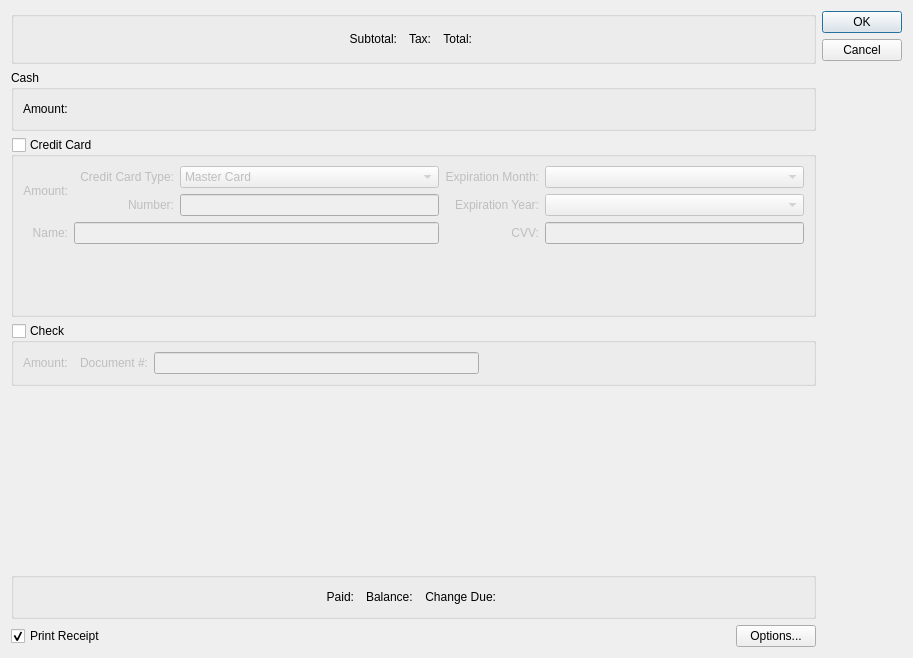
<?xml version="1.0" encoding="UTF-8"?>
<ui version="4.0">
 <class>payment</class>
 <widget class="QDialog" name="payment">
  <property name="geometry">
   <rect>
    <x>0</x>
    <y>0</y>
    <width>913</width>
    <height>658</height>
   </rect>
  </property>
  <property name="windowTitle">
   <string>Payment</string>
  </property>
  <property name="schemaName" stdset="0">
   <string>xtpos</string>
  </property>
  <property name="tableName" stdset="0">
   <string>api_cashregister</string>
  </property>
  <property name="primaryKeyColumns" stdset="0">
   <number>2</number>
  </property>
  <property name="screenTitle" stdset="0">
   <string/>
  </property>
  <layout class="QGridLayout" name="gridLayout_5">
   <item row="0" column="0">
    <layout class="QVBoxLayout" name="verticalLayout">
     <item>
      <widget class="QGroupBox" name="_totalGroup">
       <property name="title">
        <string/>
       </property>
       <layout class="QGridLayout" name="gridLayout_6">
        <item row="0" column="0">
         <spacer>
          <property name="orientation">
           <enum>Qt::Horizontal</enum>
          </property>
          <property name="sizeHint" stdset="0">
           <size>
            <width>0</width>
            <height>26</height>
           </size>
          </property>
         </spacer>
        </item>
        <item row="0" column="1">
         <widget class="QLabel" name="_subtotalLit">
          <property name="text">
           <string>Subtotal:</string>
          </property>
          <property name="alignment">
           <set>Qt::AlignRight|Qt::AlignTrailing|Qt::AlignVCenter</set>
          </property>
         </widget>
        </item>
        <item row="0" column="3">
         <widget class="QLabel" name="_taxLit">
          <property name="text">
           <string>Tax:</string>
          </property>
          <property name="alignment">
           <set>Qt::AlignRight|Qt::AlignTrailing|Qt::AlignVCenter</set>
          </property>
         </widget>
        </item>
        <item row="0" column="5">
         <widget class="QLabel" name="_totalLit">
          <property name="text">
           <string>Total:</string>
          </property>
          <property name="alignment">
           <set>Qt::AlignRight|Qt::AlignTrailing|Qt::AlignVCenter</set>
          </property>
         </widget>
        </item>
        <item row="0" column="2">
         <widget class="CurrCluster" name="_subtotal">
          <property name="currencyEnabled">
           <bool>false</bool>
          </property>
          <property name="currencyVisible">
           <bool>false</bool>
          </property>
          <property name="enabled">
           <bool>false</bool>
          </property>
         </widget>
        </item>
        <item row="0" column="6">
         <widget class="CurrCluster" name="_total">
          <property name="currencyEnabled">
           <bool>false</bool>
          </property>
          <property name="currencyVisible">
           <bool>false</bool>
          </property>
          <property name="enabled">
           <bool>false</bool>
          </property>
         </widget>
        </item>
        <item row="0" column="4">
         <widget class="CurrCluster" name="_tax">
          <property name="currencyEnabled">
           <bool>false</bool>
          </property>
          <property name="currencyVisible">
           <bool>false</bool>
          </property>
          <property name="enabled">
           <bool>false</bool>
          </property>
         </widget>
        </item>
        <item row="0" column="7">
         <spacer name="horizontalSpacer_3">
          <property name="orientation">
           <enum>Qt::Horizontal</enum>
          </property>
          <property name="sizeHint" stdset="0">
           <size>
            <width>0</width>
            <height>20</height>
           </size>
          </property>
         </spacer>
        </item>
       </layout>
       <zorder>_subtotalLit</zorder>
       <zorder>_taxLit</zorder>
       <zorder>_totalLit</zorder>
       <zorder>_subtotal</zorder>
       <zorder>_total</zorder>
       <zorder>_tax</zorder>
       <zorder>horizontalSpacer_3</zorder>
      </widget>
     </item>
     <item>
      <widget class="QGroupBox" name="_cashGroup">
       <property name="title">
        <string>Cash</string>
       </property>
       <layout class="QGridLayout" name="gridLayout_3">
        <item row="0" column="0">
         <widget class="QLabel" name="_cashAmountLit">
          <property name="text">
           <string>Amount:</string>
          </property>
         </widget>
        </item>
        <item row="0" column="1">
         <widget class="CurrCluster" name="_cashAmount">
          <property name="currencyEditable" stdset="0">
           <bool>false</bool>
          </property>
          <property name="currencyVisible">
           <bool>false</bool>
          </property>
         </widget>
        </item>
        <item row="0" column="2">
         <spacer name="horizontalSpacer">
          <property name="orientation">
           <enum>Qt::Horizontal</enum>
          </property>
          <property name="sizeHint" stdset="0">
           <size>
            <width>482</width>
            <height>20</height>
           </size>
          </property>
         </spacer>
        </item>
       </layout>
      </widget>
     </item>
     <item>
      <widget class="QGroupBox" name="_creditGroup">
       <property name="sizePolicy">
        <sizepolicy hsizetype="Expanding" vsizetype="Expanding">
         <horstretch>0</horstretch>
         <verstretch>0</verstretch>
        </sizepolicy>
       </property>
       <property name="title">
        <string>Credit Card</string>
       </property>
       <property name="checkable">
        <bool>true</bool>
       </property>
       <property name="checked">
        <bool>false</bool>
       </property>
       <layout class="QGridLayout" name="gridLayout">
        <item row="0" column="0" rowspan="2">
         <widget class="QLabel" name="_creditAmountLit">
          <property name="text">
           <string>Amount:</string>
          </property>
          <property name="alignment">
           <set>Qt::AlignRight|Qt::AlignTrailing|Qt::AlignVCenter</set>
          </property>
         </widget>
        </item>
        <item row="0" column="1" rowspan="2">
         <widget class="CurrCluster" name="_creditAmount">
          <property name="currencyEditable" stdset="0">
           <bool>false</bool>
          </property>
          <property name="currencyVisible">
           <bool>false</bool>
          </property>
         </widget>
        </item>
        <item row="0" column="2">
         <widget class="QLabel" name="_creditCardNumberTypeLit">
          <property name="text">
           <string>Credit Card Type:</string>
          </property>
          <property name="alignment">
           <set>Qt::AlignRight|Qt::AlignTrailing|Qt::AlignVCenter</set>
          </property>
          <property name="buddy">
           <cstring>_creditCardNumber</cstring>
          </property>
         </widget>
        </item>
        <item row="0" column="3">
         <widget class="XComboBox" name="_fundsType">
          <item>
           <property name="text">
            <string>Master Card</string>
           </property>
          </item>
          <item>
           <property name="text">
            <string>Visa</string>
           </property>
          </item>
          <item>
           <property name="text">
            <string>American Express</string>
           </property>
          </item>
          <item>
           <property name="text">
            <string>Discover</string>
           </property>
          </item>
         </widget>
        </item>
        <item row="0" column="4">
         <widget class="QLabel" name="_expiremonLit">
          <property name="sizePolicy">
           <sizepolicy hsizetype="Preferred" vsizetype="Fixed">
            <horstretch>0</horstretch>
            <verstretch>0</verstretch>
           </sizepolicy>
          </property>
          <property name="text">
           <string>Expiration Month:</string>
          </property>
          <property name="alignment">
           <set>Qt::AlignRight|Qt::AlignTrailing|Qt::AlignVCenter</set>
          </property>
         </widget>
        </item>
        <item row="0" column="5">
         <widget class="XComboBox" name="_expireMonth">
          <property name="allowNull">
           <bool>true</bool>
          </property>
          <item>
           <property name="text">
            <string/>
           </property>
          </item>
          <item>
           <property name="text">
            <string>01</string>
           </property>
          </item>
          <item>
           <property name="text">
            <string>02</string>
           </property>
          </item>
          <item>
           <property name="text">
            <string>03</string>
           </property>
          </item>
          <item>
           <property name="text">
            <string>04</string>
           </property>
          </item>
          <item>
           <property name="text">
            <string>05</string>
           </property>
          </item>
          <item>
           <property name="text">
            <string>06</string>
           </property>
          </item>
          <item>
           <property name="text">
            <string>07</string>
           </property>
          </item>
          <item>
           <property name="text">
            <string>08</string>
           </property>
          </item>
          <item>
           <property name="text">
            <string>09</string>
           </property>
          </item>
          <item>
           <property name="text">
            <string>10</string>
           </property>
          </item>
          <item>
           <property name="text">
            <string>11</string>
           </property>
          </item>
          <item>
           <property name="text">
            <string>12</string>
           </property>
          </item>
         </widget>
        </item>
        <item row="1" column="2">
         <widget class="QLabel" name="_creditCardNumberLit">
          <property name="text">
           <string> Number:</string>
          </property>
          <property name="alignment">
           <set>Qt::AlignRight|Qt::AlignTrailing|Qt::AlignVCenter</set>
          </property>
          <property name="buddy">
           <cstring>_creditCardNumber</cstring>
          </property>
         </widget>
        </item>
        <item row="1" column="3">
         <widget class="XLineEdit" name="_creditCardNumber"/>
        </item>
        <item row="1" column="4">
         <widget class="QLabel" name="_expireyearLit">
          <property name="sizePolicy">
           <sizepolicy hsizetype="Preferred" vsizetype="Fixed">
            <horstretch>0</horstretch>
            <verstretch>0</verstretch>
           </sizepolicy>
          </property>
          <property name="text">
           <string>Expiration Year:</string>
          </property>
          <property name="alignment">
           <set>Qt::AlignRight|Qt::AlignTrailing|Qt::AlignVCenter</set>
          </property>
         </widget>
        </item>
        <item row="1" column="5">
         <widget class="XComboBox" name="_expireYear">
          <item>
           <property name="text">
            <string/>
           </property>
          </item>
          <item>
           <property name="text">
            <string>2009</string>
           </property>
          </item>
          <item>
           <property name="text">
            <string>2010</string>
           </property>
          </item>
          <item>
           <property name="text">
            <string>2011</string>
           </property>
          </item>
          <item>
           <property name="text">
            <string>2012</string>
           </property>
          </item>
          <item>
           <property name="text">
            <string>2013</string>
           </property>
          </item>
          <item>
           <property name="text">
            <string>2014</string>
           </property>
          </item>
          <item>
           <property name="text">
            <string>2015</string>
           </property>
          </item>
          <item>
           <property name="text">
            <string>2016</string>
           </property>
          </item>
          <item>
           <property name="text">
            <string>2017</string>
           </property>
          </item>
          <item>
           <property name="text">
            <string>2018</string>
           </property>
          </item>
          <item>
           <property name="text">
            <string>2019</string>
           </property>
          </item>
          <item>
           <property name="text">
            <string>2020</string>
           </property>
          </item>
         </widget>
        </item>
        <item row="2" column="0">
         <widget class="QLabel" name="_nameLit">
          <property name="text">
           <string>Name:</string>
          </property>
          <property name="alignment">
           <set>Qt::AlignRight|Qt::AlignTrailing|Qt::AlignVCenter</set>
          </property>
         </widget>
        </item>
        <item row="2" column="1" colspan="3">
         <widget class="XLineEdit" name="_name"/>
        </item>
        <item row="2" column="4">
         <widget class="QLabel" name="_cvvLit">
          <property name="text">
           <string>CVV:</string>
          </property>
          <property name="alignment">
           <set>Qt::AlignRight|Qt::AlignTrailing|Qt::AlignVCenter</set>
          </property>
         </widget>
        </item>
        <item row="2" column="5">
         <widget class="XLineEdit" name="_cvv"/>
        </item>
        <item row="3" column="0" colspan="6">
         <widget class="AddressCluster" name="_address">
          <property name="focusPolicy">
           <enum>Qt::StrongFocus</enum>
          </property>
         </widget>
        </item>
       </layout>
      </widget>
     </item>
     <item>
      <widget class="QGroupBox" name="_checkGroup">
       <property name="title">
        <string>Check</string>
       </property>
       <property name="checkable">
        <bool>true</bool>
       </property>
       <property name="checked">
        <bool>false</bool>
       </property>
       <layout class="QGridLayout" name="gridLayout_2">
        <item row="0" column="0">
         <layout class="QHBoxLayout">
          <item>
           <widget class="QLabel" name="_checkAmountLit">
            <property name="text">
             <string>Amount:</string>
            </property>
           </widget>
          </item>
          <item>
           <widget class="CurrCluster" name="_checkAmount">
            <property name="currencyEditable" stdset="0">
             <bool>false</bool>
            </property>
            <property name="currencyVisible">
             <bool>false</bool>
            </property>
           </widget>
          </item>
          <item>
           <widget class="QLabel" name="_checkNumberLit">
            <property name="text">
             <string>Document #:</string>
            </property>
            <property name="alignment">
             <set>Qt::AlignRight|Qt::AlignTrailing|Qt::AlignVCenter</set>
            </property>
           </widget>
          </item>
          <item>
           <widget class="XLineEdit" name="_checkNumber"/>
          </item>
          <item>
           <spacer>
            <property name="orientation">
             <enum>Qt::Horizontal</enum>
            </property>
            <property name="sizeHint" stdset="0">
             <size>
              <width>40</width>
              <height>20</height>
             </size>
            </property>
           </spacer>
          </item>
         </layout>
        </item>
       </layout>
      </widget>
     </item>
     <item>
      <spacer name="verticalSpacer">
       <property name="orientation">
        <enum>Qt::Vertical</enum>
       </property>
       <property name="sizeHint" stdset="0">
        <size>
         <width>20</width>
         <height>0</height>
        </size>
       </property>
      </spacer>
     </item>
     <item>
      <widget class="QGroupBox" name="_tenderGroup">
       <property name="title">
        <string/>
       </property>
       <layout class="QGridLayout" name="gridLayout_4">
        <item row="0" column="0">
         <spacer>
          <property name="orientation">
           <enum>Qt::Horizontal</enum>
          </property>
          <property name="sizeHint" stdset="0">
           <size>
            <width>0</width>
            <height>20</height>
           </size>
          </property>
         </spacer>
        </item>
        <item row="0" column="5">
         <widget class="QLabel" name="_changeLit">
          <property name="text">
           <string>Change Due:</string>
          </property>
          <property name="alignment">
           <set>Qt::AlignRight|Qt::AlignTrailing|Qt::AlignVCenter</set>
          </property>
         </widget>
        </item>
        <item row="0" column="6">
         <widget class="CurrCluster" name="_change">
          <property name="currencyEditable" stdset="0">
           <bool>false</bool>
          </property>
          <property name="currencyVisible">
           <bool>false</bool>
          </property>
          <property name="enabled">
           <bool>false</bool>
          </property>
         </widget>
        </item>
        <item row="0" column="2">
         <widget class="CurrCluster" name="_paid">
          <property name="currencyEditable" stdset="0">
           <bool>false</bool>
          </property>
          <property name="currencyVisible">
           <bool>false</bool>
          </property>
          <property name="enabled">
           <bool>false</bool>
          </property>
         </widget>
        </item>
        <item row="0" column="4">
         <widget class="CurrCluster" name="_balance">
          <property name="currencyEditable" stdset="0">
           <bool>false</bool>
          </property>
          <property name="currencyVisible">
           <bool>false</bool>
          </property>
          <property name="enabled">
           <bool>false</bool>
          </property>
         </widget>
        </item>
        <item row="0" column="7">
         <spacer name="horizontalSpacer_2">
          <property name="orientation">
           <enum>Qt::Horizontal</enum>
          </property>
          <property name="sizeHint" stdset="0">
           <size>
            <width>0</width>
            <height>20</height>
           </size>
          </property>
         </spacer>
        </item>
        <item row="0" column="3">
         <widget class="QLabel" name="_balanceLit">
          <property name="text">
           <string>Balance:</string>
          </property>
         </widget>
        </item>
        <item row="0" column="1">
         <widget class="QLabel" name="_paidLit">
          <property name="text">
           <string>Paid:</string>
          </property>
          <property name="alignment">
           <set>Qt::AlignRight|Qt::AlignTrailing|Qt::AlignVCenter</set>
          </property>
         </widget>
        </item>
       </layout>
       <zorder>_changeLit</zorder>
       <zorder>_change</zorder>
       <zorder>_paid</zorder>
       <zorder>_balance</zorder>
       <zorder>horizontalSpacer_2</zorder>
       <zorder>_balanceLit</zorder>
       <zorder>_paidLit</zorder>
      </widget>
     </item>
    </layout>
   </item>
   <item row="0" column="1">
    <layout class="QVBoxLayout">
     <item>
      <widget class="QDialogButtonBox" name="_buttonBox">
       <property name="orientation">
        <enum>Qt::Vertical</enum>
       </property>
       <property name="standardButtons">
        <set>QDialogButtonBox::Cancel|QDialogButtonBox::Ok</set>
       </property>
      </widget>
     </item>
     <item>
      <spacer>
       <property name="orientation">
        <enum>Qt::Vertical</enum>
       </property>
       <property name="sizeHint" stdset="0">
        <size>
         <width>20</width>
         <height>40</height>
        </size>
       </property>
      </spacer>
     </item>
    </layout>
   </item>
   <item row="1" column="0">
    <layout class="QHBoxLayout" name="horizontalLayout">
     <item>
      <widget class="XCheckBox" name="_print">
       <property name="text">
        <string>Print Receipt</string>
       </property>
       <property name="checked">
        <bool>true</bool>
       </property>
       <property name="forgetful">
        <bool>true</bool>
       </property>
      </widget>
     </item>
     <item>
      <spacer name="horizontalSpacer_4">
       <property name="orientation">
        <enum>Qt::Horizontal</enum>
       </property>
       <property name="sizeHint" stdset="0">
        <size>
         <width>40</width>
         <height>20</height>
        </size>
       </property>
      </spacer>
     </item>
     <item>
      <widget class="QPushButton" name="_options">
       <property name="text">
        <string>Options...</string>
       </property>
      </widget>
     </item>
    </layout>
   </item>
  </layout>
 </widget>
 <customwidgets>
  <customwidget>
   <class>AddressCluster</class>
   <extends>QWidget</extends>
   <header>addresscluster.h</header>
  </customwidget>
  <customwidget>
   <class>CurrCluster</class>
   <extends>CurrDisplay</extends>
   <header>currcluster.h</header>
  </customwidget>
  <customwidget>
   <class>CurrDisplay</class>
   <extends>QWidget</extends>
   <header>currcluster.h</header>
  </customwidget>
  <customwidget>
   <class>XCheckBox</class>
   <extends>QCheckBox</extends>
   <header>xcheckbox.h</header>
  </customwidget>
  <customwidget>
   <class>XComboBox</class>
   <extends>QComboBox</extends>
   <header>xcombobox.h</header>
  </customwidget>
  <customwidget>
   <class>XLineEdit</class>
   <extends>QLineEdit</extends>
   <header>xlineedit.h</header>
   <container>1</container>
  </customwidget>
 </customwidgets>
 <tabstops>
  <tabstop>_print</tabstop>
  <tabstop>_subtotal</tabstop>
  <tabstop>_tax</tabstop>
  <tabstop>_total</tabstop>
  <tabstop>_cashAmount</tabstop>
  <tabstop>_creditGroup</tabstop>
  <tabstop>_creditAmount</tabstop>
  <tabstop>_fundsType</tabstop>
  <tabstop>_creditCardNumber</tabstop>
  <tabstop>_expireMonth</tabstop>
  <tabstop>_expireYear</tabstop>
  <tabstop>_cvv</tabstop>
  <tabstop>_name</tabstop>
  <tabstop>_address</tabstop>
  <tabstop>_checkGroup</tabstop>
  <tabstop>_checkAmount</tabstop>
  <tabstop>_checkNumber</tabstop>
  <tabstop>_paid</tabstop>
  <tabstop>_balance</tabstop>
  <tabstop>_change</tabstop>
 </tabstops>
 <resources/>
 <connections/>
</ui>
